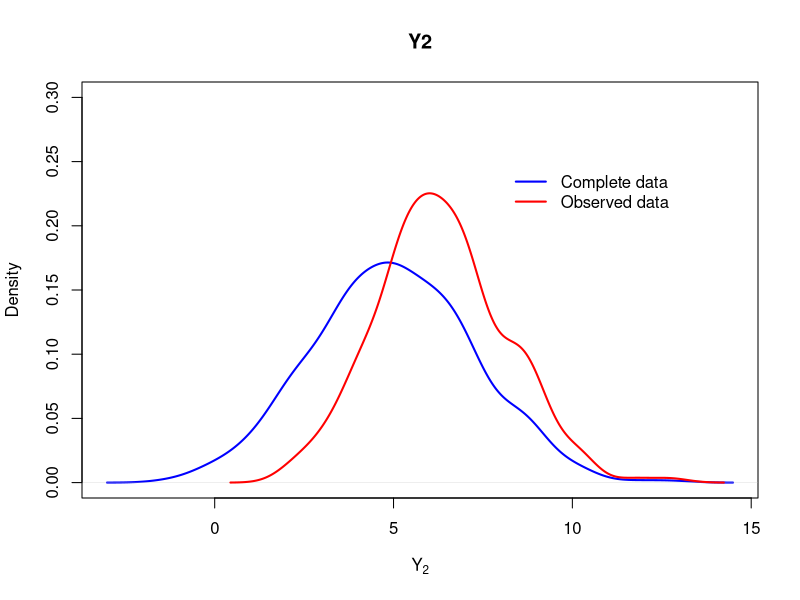
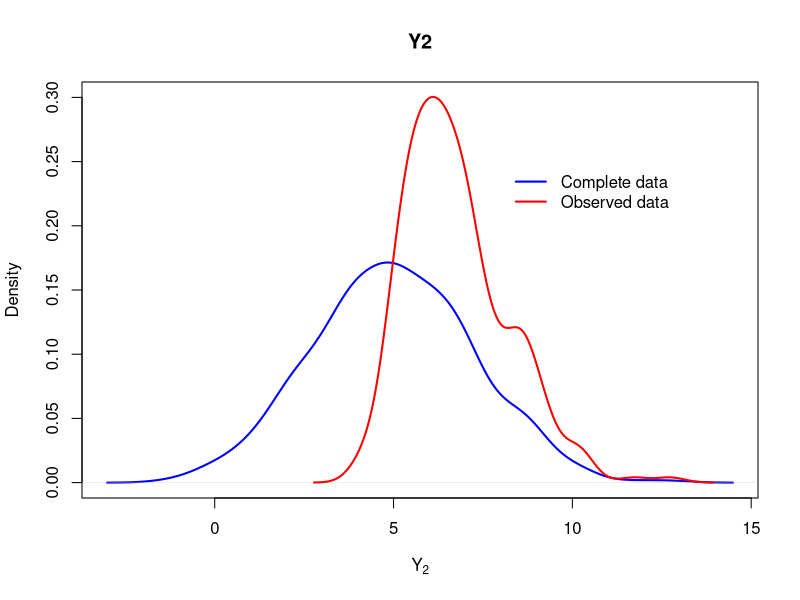

Write the R code that produced these figures, in order.
## ---- chunk 1

set.seed(1)

#First define the variables, where rnorm(n) draws n random variables under a normal distribution, with default mean = 0 and sd = 1

n = 500

Z1 = rnorm(n)
Z2 = rnorm(n)
Z3 = rnorm(n)

Y1 = 1 + Z1
Y2 = 5 + (2 * Z1) + Z2


a = 2
b = 0

missing = a * (Y1 - 1) + b  * (Y2 - 5) + Z3 <0

#ind_missing creates an index of TRUE or FALSE values depending on wether or not a value in the set missing is < Z1

ind_missing = which(missing == TRUE)

#Then y2_obs and y_mis uses the index to decide which values are missing in our currently fully observed set of Y2

Y2_obs = Y2[-ind_missing]
Y2_mis = Y2[ind_missing]

#Then we show a density plot of Y2 and Y2 without missing values (Y_obs).

plot(density(Y2), lwd = 2, col = "blue", xlab =expression(Y[2]),
     main = "Y2", ylim =c(0, 0.3))
lines(density(Y2_obs), lwd = 2, col = "red")

legend(8, 0.25, legend =c("Complete data", "Observed data"),col =c("blue", "red"), lty =c(1,1), lwd =c(2,2), bty ="n")

## ---- chunk 2
set.seed(1)

#It's not necessary to fully copy the code from 3a but I have done anyway, just altering the values of a & b, just in case the code is run independently of 3a.

n = 500

Z1 = rnorm(n)
Z2 = rnorm(n)
Z3 = rnorm(n)

Y1 = 1 + Z1
Y2 = 5 + (2 * Z1) + Z2


a = 0
b = 2


missing = a * (Y1 - 1) + b  * (Y2 - 5) + Z3 <0


ind_missing = which(missing == TRUE)


Y2_obs = Y2[-ind_missing]
Y2_mis = Y2[ind_missing]


plot(density(Y2), lwd = 2, col = "blue", xlab =expression(Y[2]),
     main = "Y2", ylim =c(0, 0.3))
lines(density(Y2_obs), lwd = 2, col = "red")

legend(8, 0.25, legend =c("Complete data", "Observed data"),col =c("blue", "red"), lty =c(1,1), lwd =c(2,2), bty ="n")





